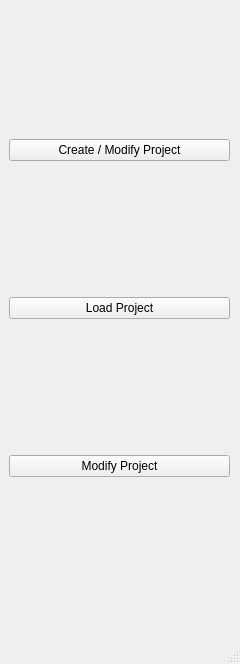
<?xml version="1.0" encoding="UTF-8"?>
<ui version="4.0">
 <class>MainWindow</class>
 <widget class="QMainWindow" name="MainWindow">
  <property name="geometry">
   <rect>
    <x>0</x>
    <y>0</y>
    <width>240</width>
    <height>664</height>
   </rect>
  </property>
  <property name="windowTitle">
   <string>MainWindow</string>
  </property>
  <widget class="QWidget" name="centralwidget">
   <widget class="QWidget" name="verticalLayoutWidget">
    <property name="geometry">
     <rect>
      <x>9</x>
      <y>9</y>
      <width>221</width>
      <height>601</height>
     </rect>
    </property>
    <layout class="QVBoxLayout" name="verticalLayout">
     <item>
      <widget class="QPushButton" name="newProject">
       <property name="text">
        <string>Create / Modify Project</string>
       </property>
      </widget>
     </item>
     <item>
      <widget class="QPushButton" name="loadProject">
       <property name="text">
        <string>Load Project</string>
       </property>
      </widget>
     </item>
     <item>
      <widget class="QPushButton" name="modifyProject">
       <property name="text">
        <string>Modify Project</string>
       </property>
      </widget>
     </item>
    </layout>
   </widget>
  </widget>
  <widget class="QMenuBar" name="menubar">
   <property name="geometry">
    <rect>
     <x>0</x>
     <y>0</y>
     <width>240</width>
     <height>26</height>
    </rect>
   </property>
  </widget>
  <widget class="QStatusBar" name="statusbar"/>
 </widget>
 <resources/>
 <connections/>
</ui>
